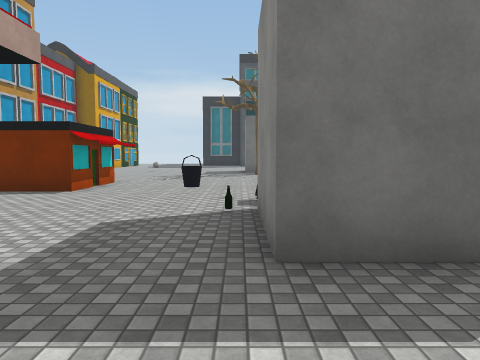
view 1 (above)

21 first-person views from a walk through a Unity game level. The camera is 1.5 m above the floor, tilts 4° down and sees 70° across. The floor is counted in squares, 2 m on a side. Each view is taken from the middle of a square. On the plan, view 1 faces up. The plan holds only what a view shows up to about 11 squares ahead; the rest is blank. The place goes on beyond the plan. The player character is not drawn. Surface patterns are stand-ins for the level's own textures.

view 2
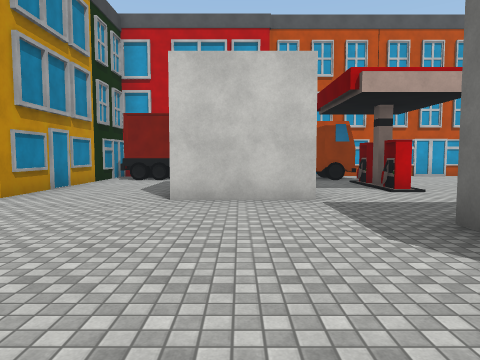

view 3
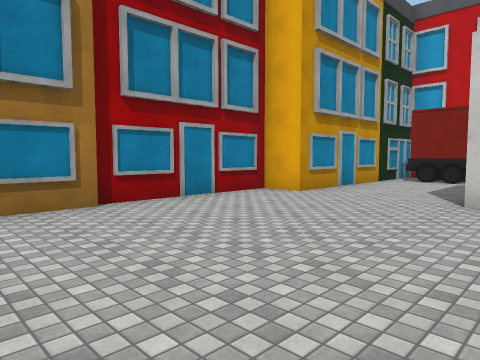

view 4
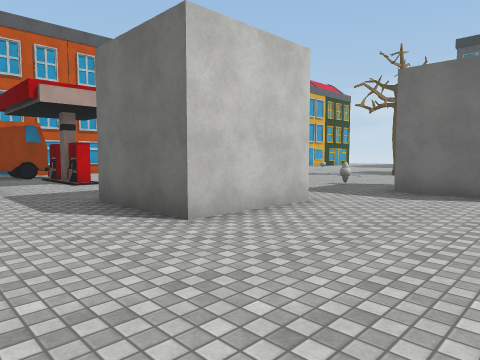

view 5
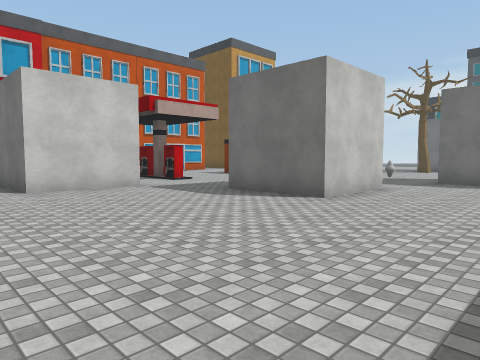

view 6
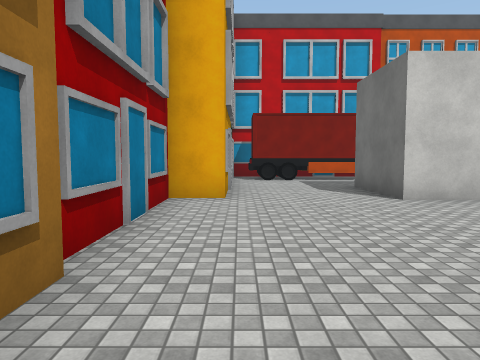

view 7
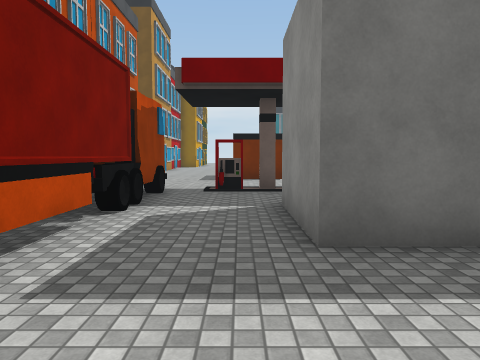

view 8
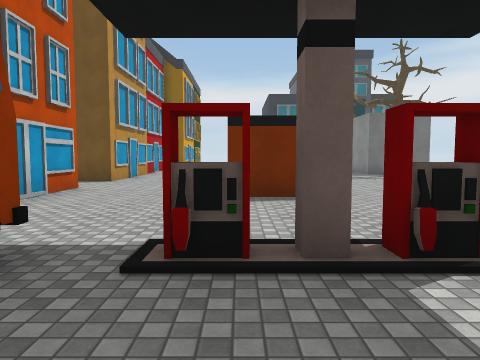

view 9
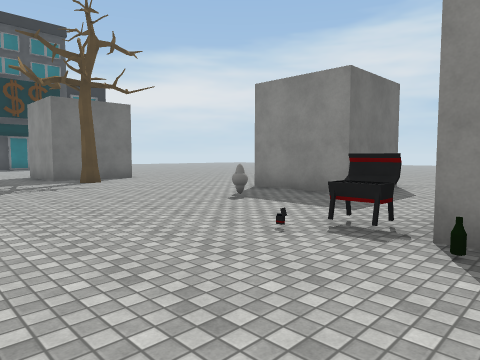

view 10
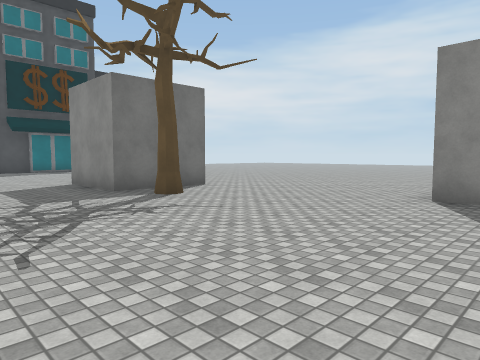

view 11
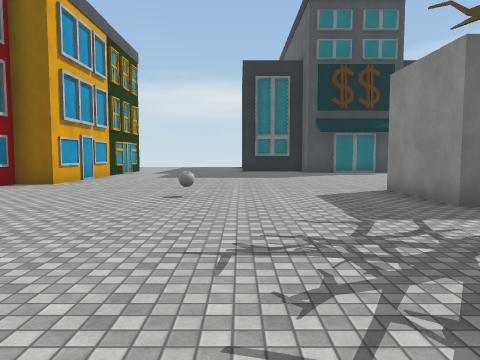

view 12
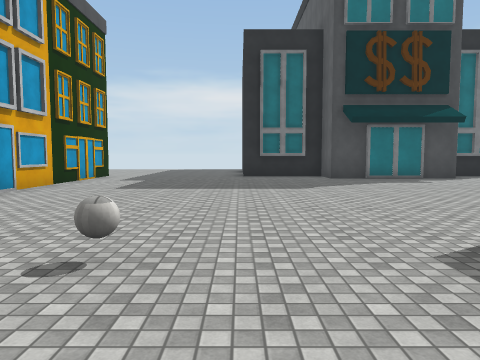

view 13
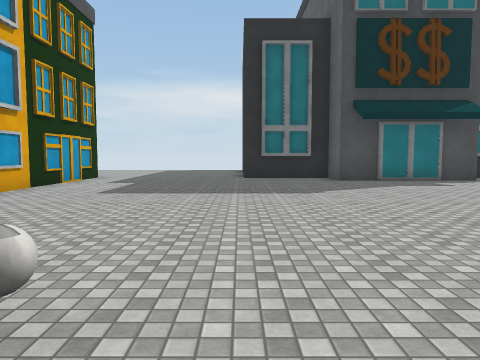

view 14
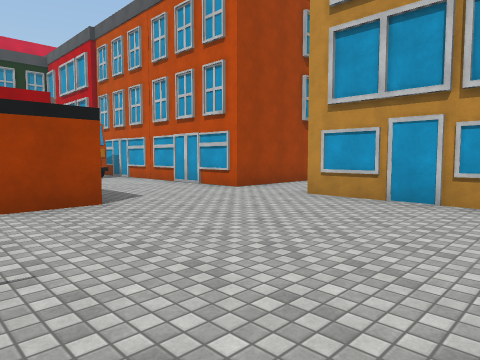

view 15
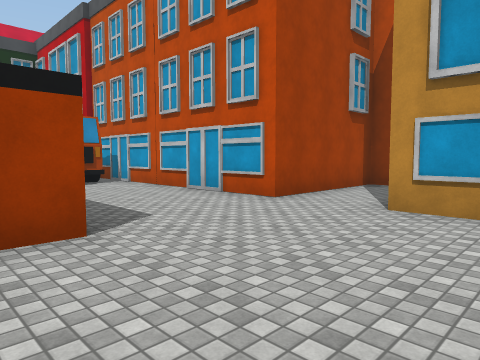

view 16
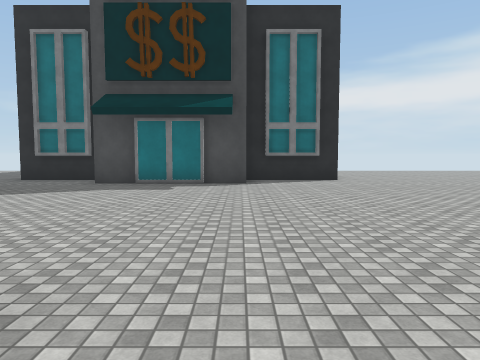

view 17
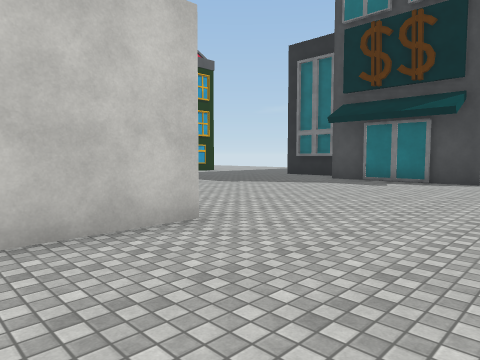

view 18
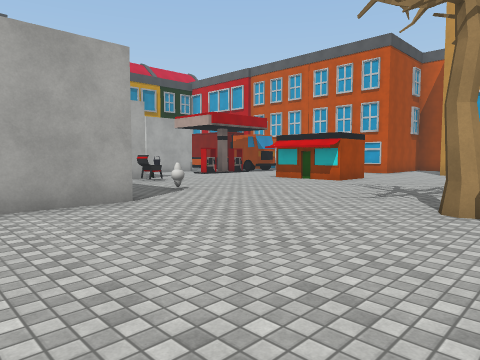

view 19
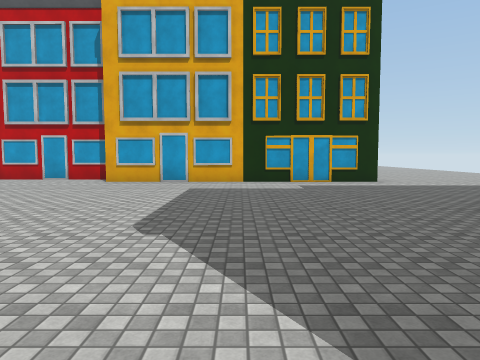

view 20
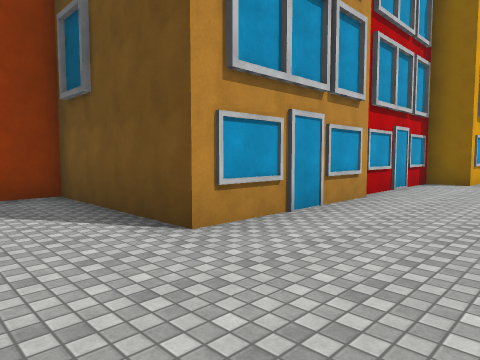

view 21
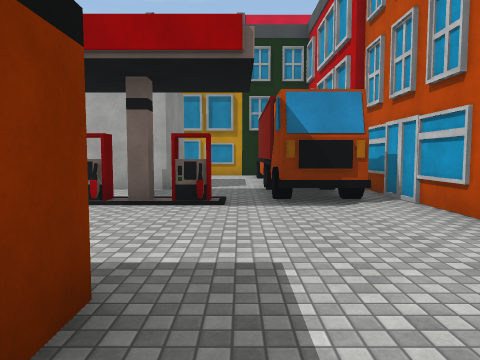

### Floor plan
Key: @ floor where view 1 was taken; # wall or solid block; . floor; O other object.
Columns run from 13 left of view 1 to 6 right of it. Each row starts with its distance up from view 1.
 26      #.......#####..
 25      O..............
 24      #..............
 23      #..............
 22      #..............
 21      #..............
 20      O..............
 19     ##..............
 18     #...............
 17     O.........##....
 16     #....O....##....
 15     #.........##....
 14     #.........O.....
 13     #...............
 12     O...............
 11 #####...............
 10 #........O.........
  9 #####... #.......##
  8     O...##....O..##
  7     O....O..........
  6     #.........O.....
  5     #........O##...
  4     #.......O.##...
  3     ###.OO....##....
  2     ###.............
  1     ###..###........
  0       #..###.@......
 -1       #..###........
 -2       #.............
 -3       #.............
 -4       O...O.......
 -5            #..O##

Positions as (right, up) in squares from view 1, and headings:
1: (0, 0), facing up
2: (4, 0), facing left
3: (4, 0), facing down-left
4: (6, 0), facing up-left
5: (6, -3), facing up-left
6: (4, -4), facing left
7: (-5, -4), facing up
8: (-5, 1), facing up
9: (-3, 4), facing up-right
10: (-3, 8), facing up-right
11: (-3, 10), facing up
12: (-3, 14), facing up
13: (-3, 15), facing up
14: (-3, 15), facing down-left
15: (-4, 13), facing down-left
16: (4, 16), facing up
17: (6, 15), facing up-left
18: (6, 15), facing down-left
19: (2, 23), facing left
20: (-6, 9), facing up-left
21: (-6, 9), facing down
